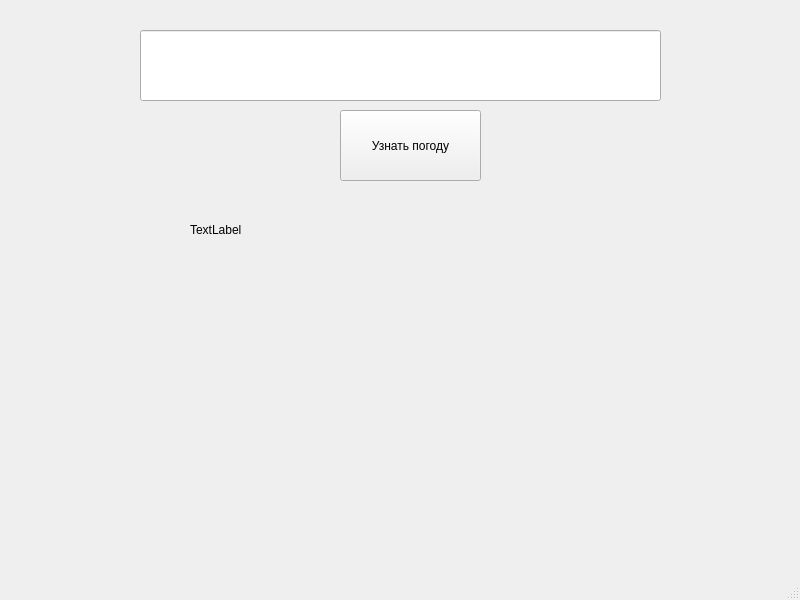
<?xml version="1.0" encoding="UTF-8"?>
<ui version="4.0">
 <class>MainWindow</class>
 <widget class="QMainWindow" name="MainWindow">
  <property name="geometry">
   <rect>
    <x>0</x>
    <y>0</y>
    <width>800</width>
    <height>600</height>
   </rect>
  </property>
  <property name="windowTitle">
   <string>MainWindow</string>
  </property>
  <widget class="QWidget" name="centralwidget">
   <widget class="QLineEdit" name="lineEdit">
    <property name="geometry">
     <rect>
      <x>140</x>
      <y>30</y>
      <width>521</width>
      <height>71</height>
     </rect>
    </property>
   </widget>
   <widget class="QPushButton" name="pushButton">
    <property name="geometry">
     <rect>
      <x>340</x>
      <y>110</y>
      <width>141</width>
      <height>71</height>
     </rect>
    </property>
    <property name="text">
     <string>Узнать погоду</string>
    </property>
   </widget>
   <widget class="QLabel" name="label">
    <property name="geometry">
     <rect>
      <x>190</x>
      <y>220</y>
      <width>421</width>
      <height>20</height>
     </rect>
    </property>
    <property name="text">
     <string>TextLabel</string>
    </property>
   </widget>
  </widget>
  <widget class="QMenuBar" name="menubar">
   <property name="geometry">
    <rect>
     <x>0</x>
     <y>0</y>
     <width>800</width>
     <height>21</height>
    </rect>
   </property>
  </widget>
  <widget class="QStatusBar" name="statusbar"/>
 </widget>
 <resources/>
 <connections/>
</ui>
